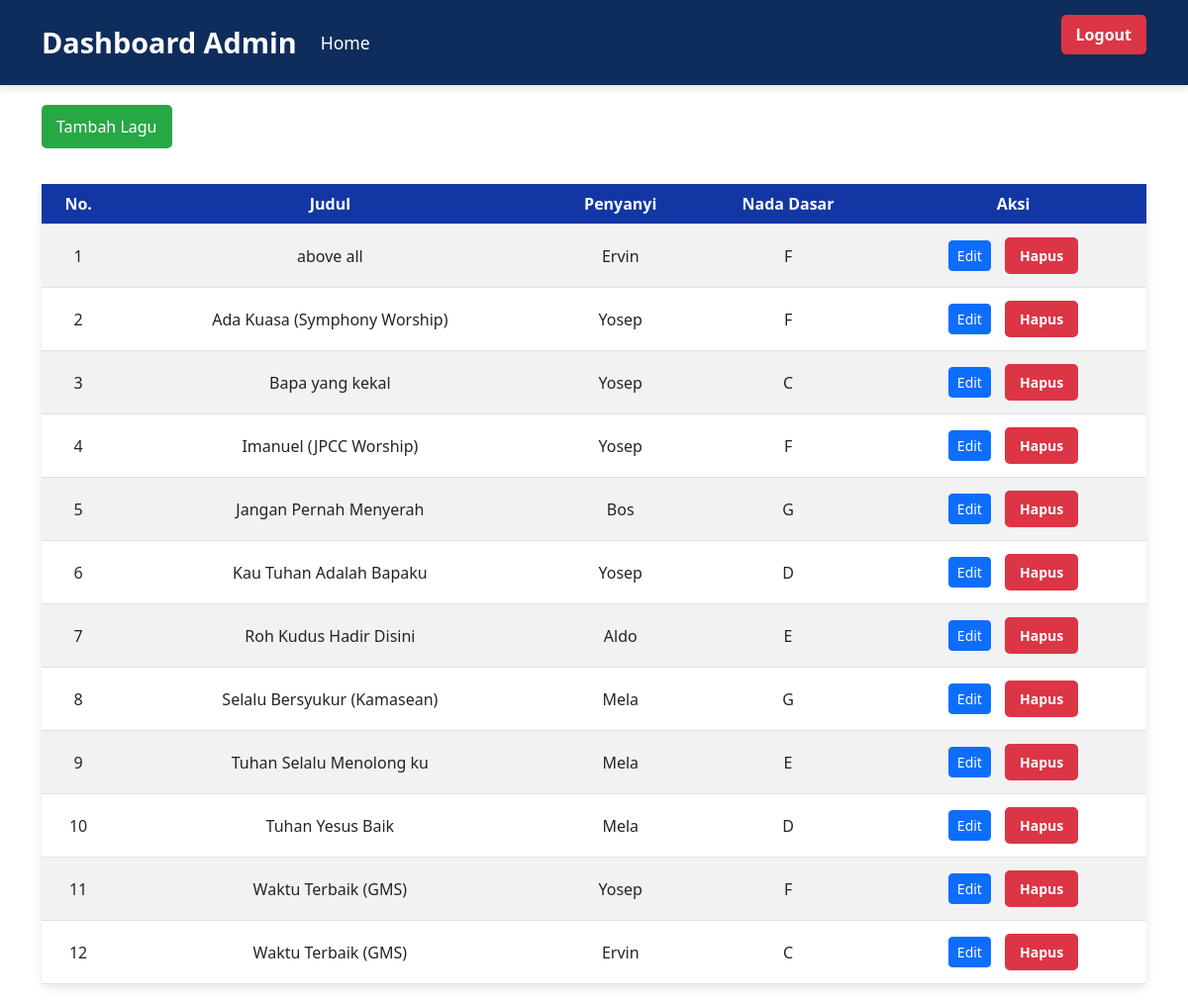
The app's page /admin/admin_dashboard.php (signed in) with its own data.
### tables this page shows
CREATE TABLE `lagu` (
  `id` int NOT NULL,
  `judul` varchar(100) NOT NULL,
  `penyanyi` varchar(100) NOT NULL,
  `lirik` text NOT NULL,
  `nada_dasar` varchar(20) NOT NULL,
  `created_at` timestamp NULL DEFAULT CURRENT_TIMESTAMP
);

### admin/admin_dashboard.php (the view, shortened to what this page needs)
<?php
include 'koneksi.php';
$query = "SELECT * FROM lagu ORDER BY judul ASC";
$result = mysqli_query($conn, $query);
?>
<!DOCTYPE html>
<html lang="en">
<head>
    <link href="https://cdn.jsdelivr.net/npm/bootstrap@5.3.0/dist/css/bootstrap.min.css" rel="stylesheet">
    <link rel="stylesheet" href="admin.css">
</head>
<body>
<nav class="navbar navbar-expand-lg navbar-dark">
    <div class="container">
        <a class="navbar-brand" href="admin_dashboard.php">Dashboard Admin</a>
        <div class="collapse navbar-collapse" id="navbarNav">
            <ul class="navbar-nav me-auto">
                <li class="nav-item">
                    <a class="nav-link" href="../index.php">Home</a>
                </li>
            </ul>
            <form method="POST" class="mb-3">
            <button type="submit" name="logout" class="btn btn-danger">Logout</button>
        </form>
        </div>
    </div>
</nav>
<div class="container container-custom ">
        <a href="tambah_lagu.php" class="btn btn-custom-add mb-3">Tambah Lagu</a>
        <table class="table table-striped table-custom">
            <thead>
                <tr>
                    <th>No.</th>
                    <th>Judul</th>
                    <th>Penyanyi</th>
                    <th>Nada Dasar</th>
                    <th>Aksi</th>
                </tr>
            </thead>
            <tbody>
                <?php
                $i = 1;
                while ($row = mysqli_fetch_assoc($result)) { ?>
                <tr>
                <td><?php echo $i++; ?></td>
                    <td><?php echo $row['judul']; ?></td>
                    <td><?php echo $row['penyanyi']; ?></td>
                    <td><?php echo $row['nada_dasar']; ?></td>
                    <td>
                        <a href="edit_lagu.php?id=<?php echo $row['id']; ?>" class="btn btn-primary btn-sm">Edit</a>
                        <button onclick="confirmDelete(<?php echo $row['id']; ?>)" class="btn btn-danger btn-sm">Hapus</button>
                    </td>
                </tr>
                <?php } ?>
            </tbody>
        </table>
    </div>
</body>
</html>

### admin/admin.css (style rules this page uses)
.navbar { background-color: #0e2d5c !important; padding: 15px 0; box-shadow: 0px 4px 6px rgba(0, 0, 0, 0.1); position: -webkit-sticky; position: sticky; top: 0; z-index: 1000; }
.navbar-brand { font-size: 1.8rem; font-weight: bold; color: #fff !important; }
.navbar-nav .nav-link { color: #fff !important; font-size: 1.1rem; margin-right: 15px; transition: 0.3s; }
.btn-danger { background-color: #dc3545; border: none; padding: 8px 15px; font-weight: bold; border-radius: 5px; transition: 0.3s; }
.container-custom { margin-top: 20px; }
.table-custom { background-color: #fff; border-radius: 8px; box-shadow: 0 4px 10px rgba(0, 0, 0, 0.1); margin-top: 20px; }
.table th, .table td { vertical-align: middle; }
.table th { background-color: #1236a4; color: white; text-align: center; }
.table td { text-align: center; font-size: 1rem; }
.table-custom .btn { margin: 5px; }
.btn-custom-add { background-color: #28a745; color: white; font-size: 1rem; padding: 10px 15px; border-radius: 5px; border: none; transition: background-color 0.3s ease; }
.table-custom td button { transition: transform 0.2s ease; }

### records on screen
lagu: judul "above all", penyanyi "Ervin", nada_dasar "F"
lagu: judul "Ada Kuasa (Symphony Worship)", penyanyi "Yosep", nada_dasar "F"
lagu: judul "Bapa yang kekal", penyanyi "Yosep", nada_dasar "C"
lagu: judul "Imanuel (JPCC Worship)", penyanyi "Yosep", nada_dasar "F"
lagu: judul "Jangan Pernah Menyerah", penyanyi "Bos", nada_dasar "G"
lagu: judul "Kau Tuhan Adalah Bapaku", penyanyi "Yosep", nada_dasar "D"
lagu: judul "Roh Kudus Hadir Disini", penyanyi "Aldo", nada_dasar "E"
lagu: judul "Selalu Bersyukur (Kamasean)", penyanyi "Mela", nada_dasar "G"
lagu: judul "Tuhan Selalu Menolong ku", penyanyi "Mela", nada_dasar "E"
lagu: judul "Tuhan Yesus Baik", penyanyi "Mela", nada_dasar "D"
lagu: judul "Waktu Terbaik (GMS)", penyanyi "Yosep", nada_dasar "F"
lagu: judul "Waktu Terbaik (GMS)", penyanyi "Ervin", nada_dasar "C"
